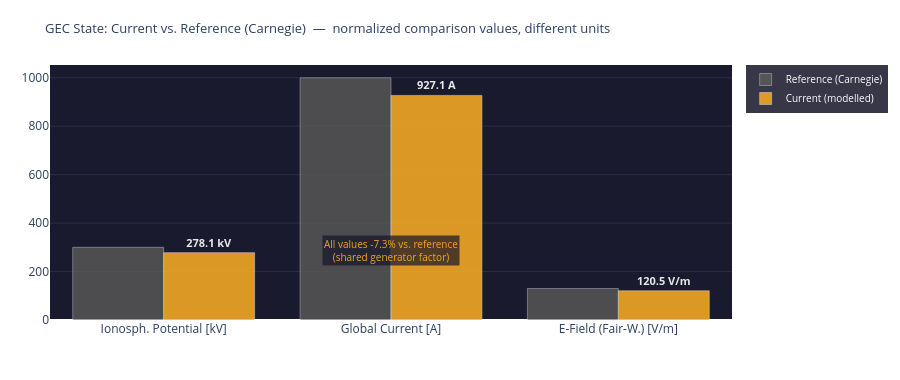

Here is the notebook cell this chart was saved with:
### Markdown cell above
---
## 4. Visualizations

### Code cell
# ============================================================
# GEC STATE vs. REFERENCE
# Note: raw values have different units (kV, A, V/m)
# Comparison shows relative deviation from Carnegie reference
# ============================================================

metrics = [
    ('Ionosph. Potential', 'kV',  GEC_REF['V_iono_kV'], V_iono_mod),
    ('Global Current',     'A',   GEC_REF['I_total_A'], I_total_mod),
    ('E-Field (Fair-W.)',  'V/m', GEC_REF['E_field_Vm'], E_mod),
]
labels_units = [f'{m[0]}\n[{m[1]}]' for m in metrics]

fig = go.Figure()
fig.add_trace(go.Bar(
    name='Reference (Carnegie)',
    x=labels_units, y=[m[2] for m in metrics],
    marker_color='#5F5E5A', opacity=0.75
))
fig.add_trace(go.Bar(
    name='Current (modelled)',
    x=labels_units, y=[m[3] for m in metrics],
    marker_color='#F2A623', opacity=0.90,
    text=[f'<b>{m[3]:.1f} {m[1]}</b>' for m in metrics],
    textposition='outside',
    textfont=dict(color='white', size=11)
))

# Joint percentage value as annotation
delta_pct = round((V_iono_mod - GEC_REF['V_iono_kV']) / GEC_REF['V_iono_kV'] * 100, 1)
fig.add_annotation(
    x=1.0, y=max(GEC_REF['V_iono_kV'], V_iono_mod) * 0.95,
    text=f'All values {delta_pct:+.1f}% vs. reference<br>(shared generator factor)',
    showarrow=False, xanchor='center',
    font=dict(color='#F2A623', size=10),
    bgcolor='rgba(20,20,40,0.7)'
)

fig.update_layout(
    title=dict(
        text='GEC State: Current vs. Reference (Carnegie)  —  normalized comparison values, different units',
        font=dict(size=13)
    ),
    barmode='group',
    height=380,
    plot_bgcolor='#1a1a2e', paper_bgcolor='rgba(0,0,0,0)',
    margin=dict(l=50, r=50, t=65, b=60),
    legend=dict(bgcolor='rgba(20,20,40,0.85)', font=dict(color='white', size=10)),
    yaxis=dict(gridcolor='#2a2a4a')
)
fig.show()

print(f'GEC deviation from Carnegie reference: {delta_pct:+.1f}%')
print(f'  (all values scale with the same generator factor {generator_strength:.3f})')

### Figure 1 — Plotly figure (JSON) as saved in the notebook; plotly's stock layout.template omitted (floating-point values rounded to 4 significant figures)
{"data": [{"marker": {"color": "#5F5E5A"}, "name": "Reference (Carnegie)", "opacity": 0.75, "type": "bar", "x": ["Ionosph. Potential\n[kV]", "Global Current\n[A]", "E-Field (Fair-W.)\n[V/m]"], "y": [300.0, 1000.0, 130.0]}, {"marker": {"color": "#F2A623"}, "name": "Current (modelled)", "opacity": 0.9, "text": ["<b>278.1 kV</b>", "<b>927.1 A</b>", "<b>120.5 V/m</b>"], "textfont": {"color": "white", "size": 11}, "textposition": "outside", "type": "bar", "x": ["Ionosph. Potential\n[kV]", "Global Current\n[A]", "E-Field (Fair-W.)\n[V/m]"], "y": [278.1, 927.1, 120.5]}], "layout": {"annotations": [{"bgcolor": "rgba(20,20,40,0.7)", "font": {"color": "#F2A623", "size": 10}, "showarrow": false, "text": "All values -7.3% vs. reference<br>(shared generator factor)", "x": 1.0, "xanchor": "center", "y": 285.0}], "barmode": "group", "height": 380, "legend": {"bgcolor": "rgba(20,20,40,0.85)", "font": {"color": "white", "size": 10}}, "margin": {"b": 60, "l": 50, "r": 50, "t": 65}, "paper_bgcolor": "rgba(0,0,0,0)", "plot_bgcolor": "#1a1a2e", "title": {"font": {"size": 13}, "text": "GEC State: Current vs. Reference (Carnegie)  —  normalized comparison values, different units"}, "yaxis": {"gridcolor": "#2a2a4a"}}}
